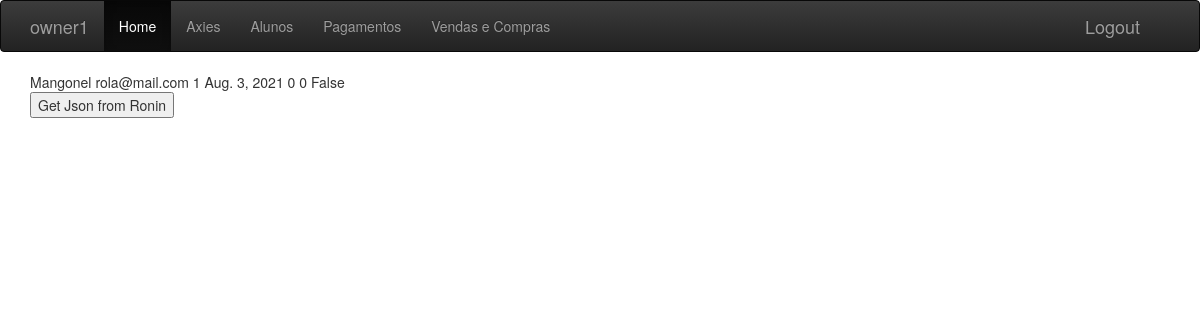
Page /student/3/ (signed in) on the earlier database version.
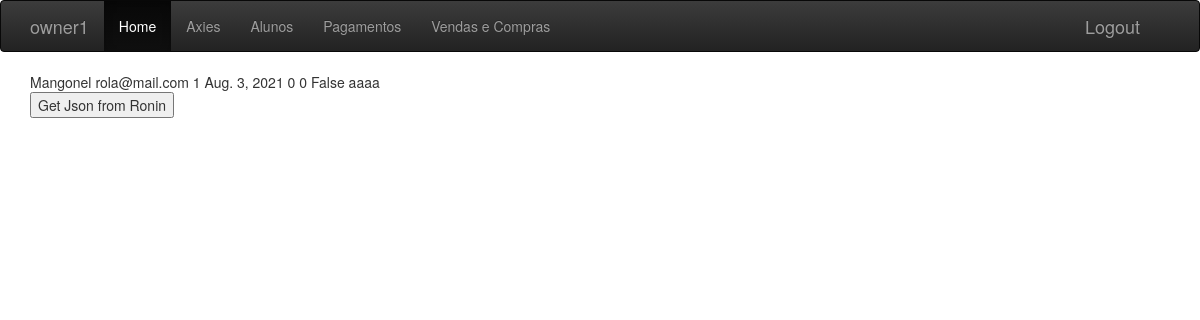
Same page on the later database version.
### manager/models.py (models this page shows, shortened)
class Student(models.Model):
    name = models.CharField(max_length=200)
    email = models.EmailField(max_length=100)
    start_date = models.DateField(blank=True, null=True)
    current_slp = models.PositiveIntegerField(default=0)
    total_slp = models.PositiveIntegerField(default=0)
    active = models.BooleanField(default=False)
    observarion = models.TextField(blank=True, null=True)
    ronin_id = models.CharField(max_length=42, null=True, blank=True)
    user = models.ForeignKey(User, related_name="userStudents", on_delete=models.DO_NOTHING)

### manager/views.py (the view)
# urls.py: path('student/<int:pk>/', views.StudentDetailView.as_view(), name="student_detail"),
class StudentDetailView(LoginRequiredMixin, DetailView):
    login_url = "/"
    model = Student

### manager/templates/manager/student_detail.html (shortened to what this page needs)
{% extends "manager/base.html" %}
{% block content %}
    <div>
        {{ student.name }}
        {{ student.email }}
        {{ student.ronin_id }}
        {{ student.start_date }}
        {{ student.current_slp }}
        {{ student.total_slp }}
        {{ student.active }}
        {{ student.observarion }}
        <form action='get_json_from_ronin_id' method='GET'>
            <button type='submit'>Get Json from Ronin</button>
        </form>
    </div>
{% endblock %}

Differences in the rows shown:
changed Student "Mangonel": observarion (not shown) → "aaaa"
